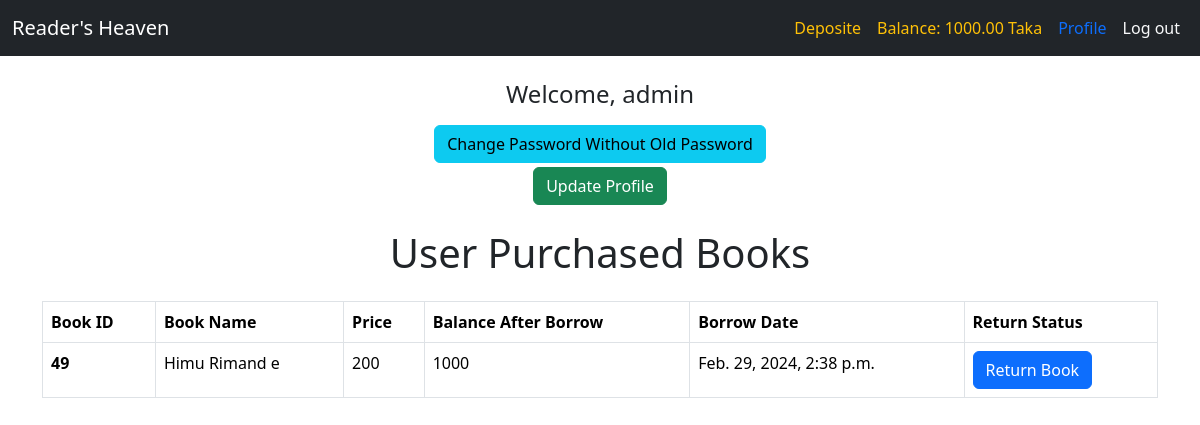
The page /user/profile/ (signed in) on the database its author committed.
### user_accounts/models.py (models this page shows, shortened)
class user_account(models.Model):
    user = models.OneToOneField(User, related_name='account',on_delete=models.CASCADE)
    balance = models.DecimalField(max_digits=12, decimal_places=2,default=0)

### books/models.py (models this page shows, shortened)
class Purcehase_model(models.Model):
    user = models.ForeignKey(User,on_delete=models.CASCADE)
    purchase_date = models.DateTimeField(auto_now_add=True)
    Book = models.ForeignKey(Book_model,on_delete=models.CASCADE)
    is_Borrowd = models.BooleanField(default=True, null = True, blank = True)
    purchased_book_name = models.TextField(blank=True,null=True)
    purchased_book_price = models.IntegerField(blank=True,null=True)
    balance_after_purchased=models.IntegerField(blank=True,null=True)
    purchase_date = models.DateTimeField(auto_now_add=True)

class Book_model(models.Model):
    title = models.CharField(max_length=500)
    description = models.TextField()
    image = models.ImageField(upload_to='books/media/uploads/', blank=True, null=True)
    borrowing_price = models.DecimalField(max_digits=8, decimal_places=2)
    categories = models.ManyToManyField(Category_model, related_name='category')
    user_reviews = models.ManyToManyField(User, through='books.Review')
    available = models.BooleanField(default=True)

### user_accounts/views.py (the view)
# urls.py: path('profile/', views.profile,name='profilepage'),
def profile(request):
    if request.user.is_authenticated:
        purchase_all_history= Purcehase_model.objects.filter(user= request.user)
        if request.method == "POST":
            form = user_change_form(request.POST,instance=request.user)
            if form.is_valid():
                messages.success(request,"Account Updated Suceessfully")
                form.save()
                return redirect("profilepage")
        else:
            form = user_change_form(instance=request.user)
        return render(request,"./profile.html",{'form':form,'data':purchase_all_history})
    else :
        return redirect("signup")

### user_accounts/templates/profile.html
{% extends 'base.html' %}
{% block body %}
<div class="container my-4">
    <div class="text-center">
        <h4 class="mb-3">Welcome, {{ user }}</h4>
        <p class="mb-1"><a class="btn btn-info" href="{% url 'change_pass2' %}">Change Password Without Old Password</a></p>
        <p><a class="btn btn-success" href="{% url 'update_profile' %}">Update Profile</a></p>
    </div>
    <h1 class="text-center mt-4 mb-4">User Purchased Books</h1>
    {% for i in data %}
    <div class="table-responsive">
        <table class="table table-bordered table-hover">
            <thead class="thead-dark">
                <tr>
                    <th scope="col">Book ID</th>
                    <th scope="col">Book Name</th>
                    <th scope="col">Price</th>
                    <th scope="col">Balance After Borrow</th>
                    <th scope="col">Borrow Date</th>
                    <th scope="col">Return Status</th>
                </tr>
            </thead>
            <tbody>
                <tr>
                    <th scope="row">{{ i.id }}</th>
                    <td>{{ i.Book.title }}</td>
                    <td>{{ i.purchased_book_price }}</td>
                    <td>{{ i.balance_after_purchased }}</td>
                    <td>{{ i.purchase_date }}</td>
                    <td>
                        <a class="btn btn-primary" href="{% url 'return' i.id %}" style="text-decoration: none;">Return Book</a>
                    </td>
                </tr>
            </tbody>
        </table>
    </div>
    {% endfor %}
</div>
{% endblock body %}

### core/templates/base.html (shortened to what this page needs)
<!doctype html>
<html lang="en">
<head>
  <link href="https://cdn.jsdelivr.net/npm/bootstrap@5.3.2/dist/css/bootstrap.min.css" rel="stylesheet">
</head>
<body>
<nav class="navbar navbar-expand-lg navbar-dark bg-dark">
  <div class="container-fluid">
    <a href="/" class="navbar-brand">Reader's Heaven</a>
    <div class="collapse navbar-collapse justify-content-end" id="navbarNav">
      <ul class="navbar-nav">
        {% if user.is_authenticated %}
        <li class="nav-item">
          <a class="nav-link text-warning" href="{% url 'deposite' %}">Deposite</a>
        </li>
        <li class="nav-item">
          <a class="nav-link text-warning" href="#">Balance: {{request.user.account.balance}} Taka</a>
        </li>
        <li class="nav-item">
          <a class="nav-link text-primary" href="{% url 'profilepage' %}">Profile</a>
        </li>
        <li class="nav-item">
          <a class="nav-link text-light btn btn-outline-primary" href="{% url 'user_logout' %}">Log out</a>
        </li>
        {% endif %}
      </ul>
    </div>
  </div>
</nav>
{% block body %}
{% endblock body %}
</body>
</html>

### rows shown on the page
Purcehase_model: id "49", Book "Himu Rimand e", purchased_book_price "200", balance_after_purchased "1000", purchase_date "Feb. 29, 2024, 2:38 p.m."

### other values the page prints
{{ request.user.account.balance }} "1000.00"
{{ user }} "admin"
